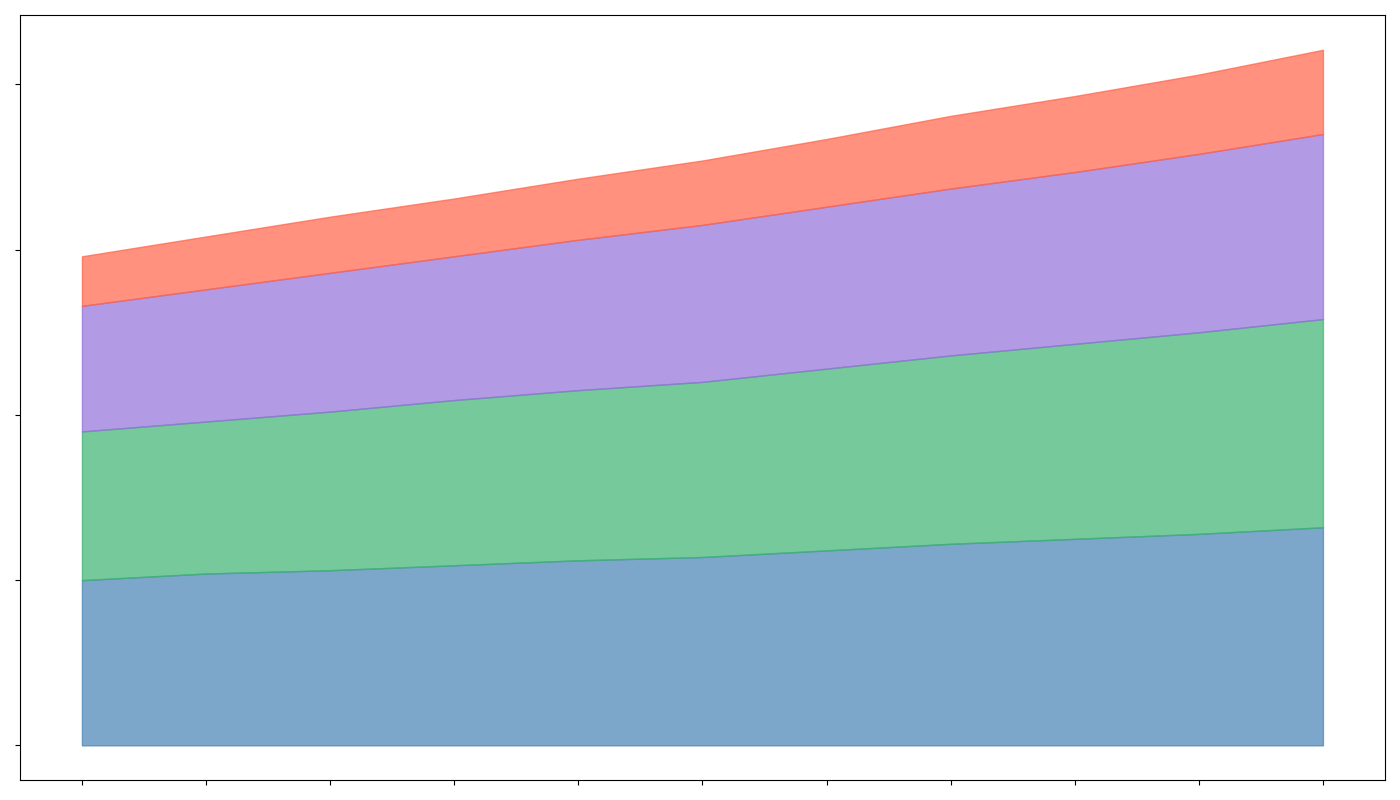

The script that drew this image:
import matplotlib.pyplot as plt
import numpy as np

years = np.arange(2010, 2021)
wheat_harvest = np.array([500, 520, 530, 545, 560, 570, 590, 610, 625, 640, 660])
corn_harvest = np.array([450, 460, 480, 500, 515, 530, 550, 570, 590, 610, 630])
rice_harvest = np.array([380, 400, 420, 435, 455, 475, 490, 505, 520, 540, 560])
soybean_harvest = np.array([150, 160, 170, 175, 185, 195, 205, 220, 230, 240, 255])

fig, ax = plt.subplots(figsize=(14, 8))
ax.fill_between(years, 0, wheat_harvest, color='steelblue', alpha=0.7)
ax.fill_between(years, wheat_harvest, wheat_harvest + corn_harvest, color='mediumseagreen', alpha=0.7)
ax.fill_between(years, wheat_harvest + corn_harvest, wheat_harvest + corn_harvest + rice_harvest, color='mediumpurple', alpha=0.7)
ax.fill_between(years, wheat_harvest + corn_harvest + rice_harvest, 
                wheat_harvest + corn_harvest + rice_harvest + soybean_harvest, 
                color='tomato', alpha=0.7)

plt.xticks(years, rotation=45, ha="right")
ax.set_xticklabels([])
ax.set_yticklabels([])
plt.tight_layout()
plt.show()
